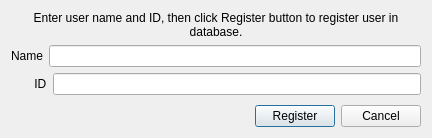
<?xml version="1.0" encoding="UTF-8"?>
<ui version="4.0">
 <class>RegisterDialog</class>
 <widget class="QDialog" name="RegisterDialog">
  <property name="geometry">
   <rect>
    <x>0</x>
    <y>0</y>
    <width>432</width>
    <height>138</height>
   </rect>
  </property>
  <property name="sizePolicy">
   <sizepolicy hsizetype="Preferred" vsizetype="Preferred">
    <horstretch>0</horstretch>
    <verstretch>0</verstretch>
   </sizepolicy>
  </property>
  <property name="windowTitle">
   <string>Register Dialog Window</string>
  </property>
  <layout class="QHBoxLayout" name="horizontalLayout">
   <property name="sizeConstraint">
    <enum>QLayout::SetDefaultConstraint</enum>
   </property>
   <item>
    <layout class="QVBoxLayout" name="verticalLayout">
     <property name="sizeConstraint">
      <enum>QLayout::SetDefaultConstraint</enum>
     </property>
     <item>
      <widget class="QLabel" name="label_3">
       <property name="text">
        <string>Enter user name and ID, then click Register button to register user in database.</string>
       </property>
       <property name="alignment">
        <set>Qt::AlignCenter</set>
       </property>
       <property name="wordWrap">
        <bool>true</bool>
       </property>
      </widget>
     </item>
     <item>
      <layout class="QHBoxLayout" name="horizontalLayout_3">
       <item>
        <widget class="QLabel" name="label_2">
         <property name="text">
          <string>Name</string>
         </property>
        </widget>
       </item>
       <item>
        <widget class="QLineEdit" name="nameLineEdit"/>
       </item>
      </layout>
     </item>
     <item>
      <layout class="QHBoxLayout" name="horizontalLayout_2">
       <item>
        <widget class="QLabel" name="label">
         <property name="text">
          <string>       ID</string>
         </property>
        </widget>
       </item>
       <item>
        <widget class="QLineEdit" name="IDLineEdit"/>
       </item>
      </layout>
     </item>
     <item>
      <spacer name="verticalSpacer">
       <property name="orientation">
        <enum>Qt::Vertical</enum>
       </property>
       <property name="sizeHint" stdset="0">
        <size>
         <width>20</width>
         <height>40</height>
        </size>
       </property>
      </spacer>
     </item>
     <item>
      <layout class="QHBoxLayout" name="horizontalLayout_4">
       <item>
        <spacer name="horizontalSpacer">
         <property name="orientation">
          <enum>Qt::Horizontal</enum>
         </property>
         <property name="sizeHint" stdset="0">
          <size>
           <width>40</width>
           <height>20</height>
          </size>
         </property>
        </spacer>
       </item>
       <item>
        <widget class="QPushButton" name="registerButton">
         <property name="text">
          <string>Register</string>
         </property>
        </widget>
       </item>
       <item>
        <widget class="QPushButton" name="cancelButton">
         <property name="text">
          <string>Cancel</string>
         </property>
        </widget>
       </item>
      </layout>
     </item>
    </layout>
   </item>
  </layout>
 </widget>
 <resources/>
 <connections/>
</ui>
